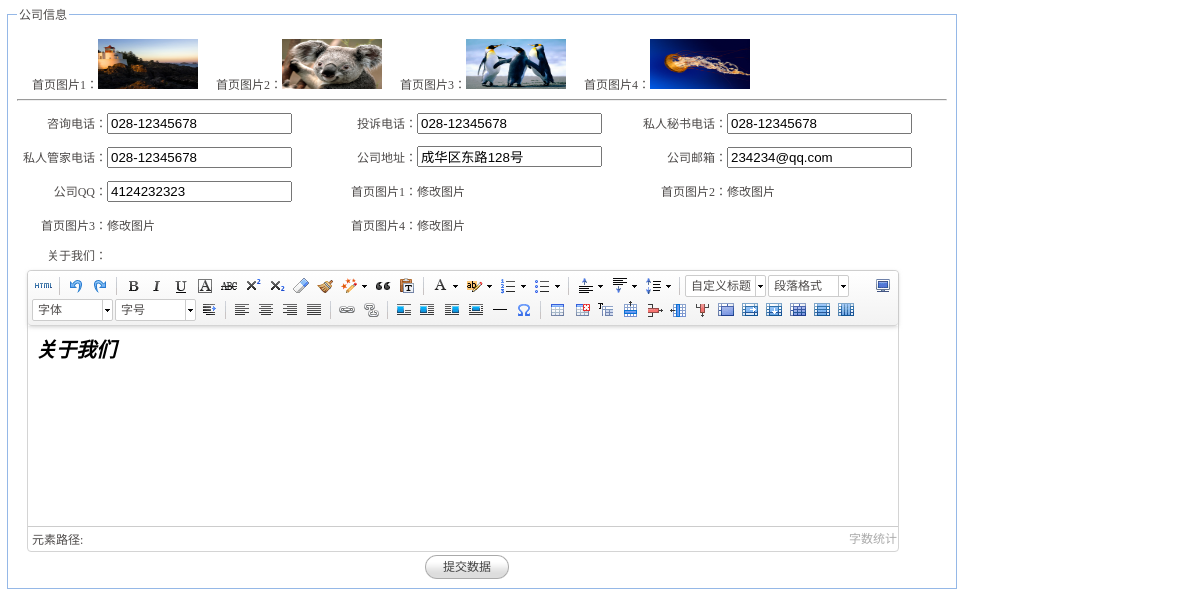
Page /admin/company_edit.php (signed in) on the committed database.
### tables this page shows
CREATE TABLE `company` (
  `ID` int(11) NOT NULL auto_increment,
  `company_pictures1` varchar(200) default NULL,
  `company_pictures2` varchar(200) default NULL,
  `company_pictures3` varchar(200) default NULL,
  `company_pictures4` varchar(200) default NULL,
  `company_about` text,
  `company_about_interface` text,
  `company_address` varchar(50) default NULL,
  `company_email` varchar(30) default NULL,
  `company_qq` varchar(30) default NULL,
  `company_advise_tel` varchar(20) default NULL,
  `company_complain_tel` varchar(20) default NULL,
  `company_secretary_tel` varchar(20) default NULL,
  `company_keeper_tel` varchar(20) default NULL,
  `update_time` datetime NOT NULL,
  PRIMARY KEY  (`ID`)
);

### config/config.inc.php (called while the page is built, shortened)
<?php
	$base = "http://localhost/naier";
?>

### admin/company_edit.php (the view, shortened to what this page needs)
<!DOCTYPE html PUBLIC "-//W3C//DTD HTML 4.01 Transitional//EN" "http：//www.w3.org/TR/html4/loose.dtd">
<html>
<head>
<?php include_once 'common.php'; ?>
<?php
	$sql = "select * from company  limit 0,1";
	$result = mysql_query($sql,$con);
	$company=mysql_fetch_assoc($result);
?>
</head>
<body nav="公司信息页面" class="iframebody">
	<form id="aform" action="./company_service.php" method="post" enctype="multipart/form-data">
	<fieldset id="myfieldset" class="myfieldset">
	    <legend>公司信息</legend>
	    <ul class="myform">
	    	<li>
	    		&nbsp;&nbsp;&nbsp;&nbsp;&nbsp;<?php if($company['company_pictures1']!=""){?><span id="img1" >首页图片1：<img  width="100px" height="50px" src="<?php echo $base.$company['company_pictures1'];?>" /></span><?php }?>
	    		&nbsp;&nbsp;&nbsp;&nbsp;&nbsp;<?php if($company['company_pictures2']!=""){?><span id="img2" >首页图片2：<img  width="100px" height="50px" src="<?php echo $base.$company['company_pictures2'];?>" /></span><?php }?>
	    		&nbsp;&nbsp;&nbsp;&nbsp;&nbsp;<?php if($company['company_pictures3']!=""){?><span id="img3" >首页图片3：<img  width="100px" height="50px" src="<?php echo $base.$company['company_pictures3'];?>" /></span><?php }?>
	    		&nbsp;&nbsp;&nbsp;&nbsp;&nbsp;<?php if($company['company_pictures4']!=""){?><span id="img4" >首页图片4：<img  width="100px" height="50px" src="<?php echo $base.$company['company_pictures4'];?>" /></span><?php }?>
	    	</li>
	    	<hr/>
		 	<li class="one"><span class="myinfo">咨询电话：</span><input value="<?php echo $company["company_advise_tel"]?>" type="text" name="company_advise_tel"/></li>
		 	<li class="one"><span class="myinfo">投诉电话：</span><input value="<?php echo $company["company_complain_tel"]?>" type="text" name="company_complain_tel"/></li>
		 	<li class="one"><span class="myinfo">私人秘书电话：</span><input value="<?php echo $company["company_secretary_tel"]?>" type="text" name="company_secretary_tel"/></li>
		 	<li class="one"><span class="myinfo">私人管家电话：</span><input value="<?php echo $company["company_keeper_tel"]?>" type="text" name="company_keeper_tel"/></li>
		 	<li class="one"><span class="myinfo">公司地址：</span><input value="<?php echo $company["company_address"]?>" type="text" name="company_address"/></li>
		 	<li class="one"><span class="myinfo">公司邮箱：</span><input value="<?php echo $company["company_email"]?>" type="text" name="company_email"/></li>
		 	<li class="one"><span class="myinfo">公司QQ：</span><input value="<?php echo $company["company_qq"]?>" type="text" name="company_qq"/></li>
		 	<li class="one"><span class="myinfo">首页图片1：</span><a onclick="showfile(this,'img1');" href="javascript:void(0);" >修改图片</a><input disabled="disabled" style="display:none;" type="file"  name="imgsrc1" class="myfile"/> </li>
		 	<li class="one"><span class="myinfo">首页图片2：</span><a onclick="showfile(this,'img2');" href="javascript:void(0);" >修改图片</a><input disabled="disabled" style="display:none;" type="file" name="imgsrc2" class="myfile"/> </li>
		 	<li class="one"><span class="myinfo">首页图片3：</span><a onclick="showfile(this,'img3');" href="javascript:void(0);" >修改图片</a><input disabled="disabled" style="display:none;" type="file" name="imgsrc3" class="myfile"/> </li>
		 	<li class="one"><span class="myinfo">首页图片4：</span><a onclick="showfile(this,'img4');" href="javascript:void(0);" >修改图片</a><input disabled="disabled" style="display:none;" type="file" name="imgsrc4" class="myfile"/> </li>
		 	<li class="three"><span class="myinfo">关于我们：</span></li>
		 	<li class="three"><textarea name="company_about" id="company_about"><?php echo $company["company_about"]?></textarea></li>
		 	<li class="button">
		 		<a onclick="sForm();" href="#" class="easyui-linkbutton" >提交数据</a>
		 	</li>
		 </ul>
	</fieldset>
	</form>
</body>
</html>

### admin/common.php (shortened to what this page needs)
<?php
	include_once '../config/config.inc.php';
?>
<link rel="stylesheet" type="text/css" href="./js/jquery-easyui-1.3.4/themes/default/easyui.css">
<link rel="stylesheet" type="text/css" href="./js/jquery-easyui-1.3.4/themes/icon.css">
<link rel="stylesheet" type="text/css" href="./css/common.css">

### admin/css/common.css (style rules this page uses)
html,body,div,p,a,img { margin:0; padding:0; border:0; outline:0; font-family: "Microsoft YaHei",微软雅黑,"Hiragino Sans GB",冬青黑体简体中文,SimSun,宋体; -webkit-font-smoothing: subpixel-antialiased;font-size: 12px; }
a { text-decoration:none;cursor:pointer;color: #4e4b4a; }
body { color:#4e4b4a; background:#fff; }
.iframebody { padding:5px 0 0 5px; }
.myform { width:930px;list-style: none;padding:0px; }
.myfieldset { border:1px solid rgb(149,184,231);width:920px; }
.myform li.one { width:310px;float:left;list-style: none;height:28px;line-height:28px;margin:3px 0px; }
.myform li.three { padding-left:10px;width:910px;float:left;text-align: left;margin:3px 0px; }
.myform li.button { width:900px;float:left;text-align: center;height: 25px;line-height: 25px; }
.myinfo { display: inline-block;width: 90px;text-align: right; }
.myform li.three .myinfo { display: inline-block;width: 80px;text-align: right;float:left; }

### rows in the picture
company: company_pictures1 (picture), company_pictures2 (picture), company_pictures3 (picture), company_pictures4 (picture), company_advise_tel "028-12345678", company_complain_tel "028-12345678", company_secretary_tel "028-12345678", company_keeper_tel "028-12345678", company_address "成华区东路128号", company_email "234234@qq.com", company_qq "4124232323"
